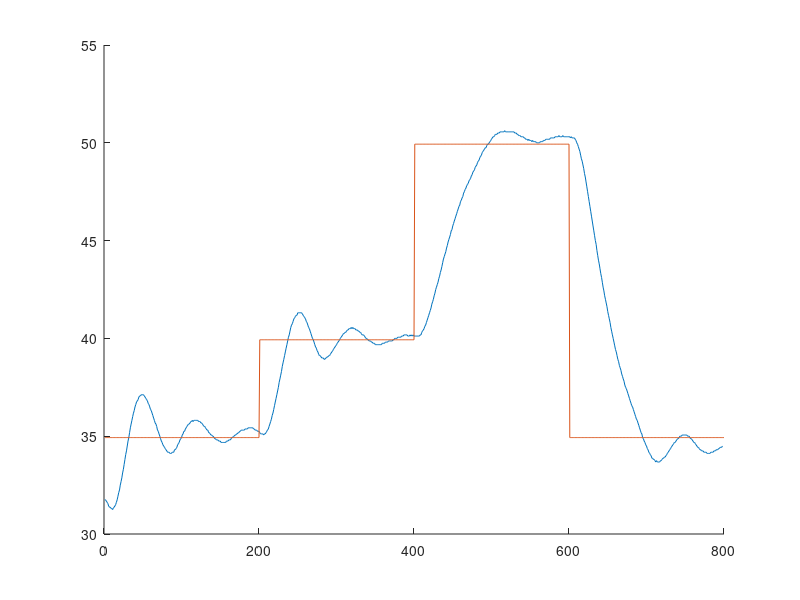
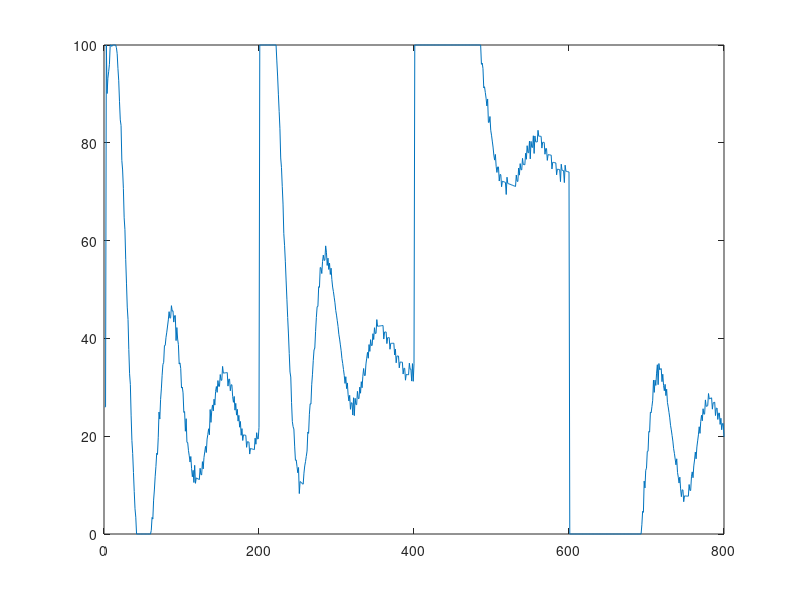

Write MATLAB code to recreate these figures, in order. (Note: this script raises an error after producing the figures.)
clear all
load('lab3_pid.mat');

figure(1)
hold on
plot(y);
plot(setpoint);
hold off

figure(2)
plot(input);

input_ts = [(1:length(input))' input];
output_ts = [(1:length(y))' y'];
stpt_ts = [(1:length(setpoint))' setpoint'];

dlmwrite(strcat('../data/lab/zad3/pid_input.csv'), input_ts, '\t');
dlmwrite(strcat('../data/lab/zad3/pid_output.csv'), output_ts, '\t');
dlmwrite(strcat('../data/lab/zad3/pid_stpt.csv'), stpt_ts, '\t');